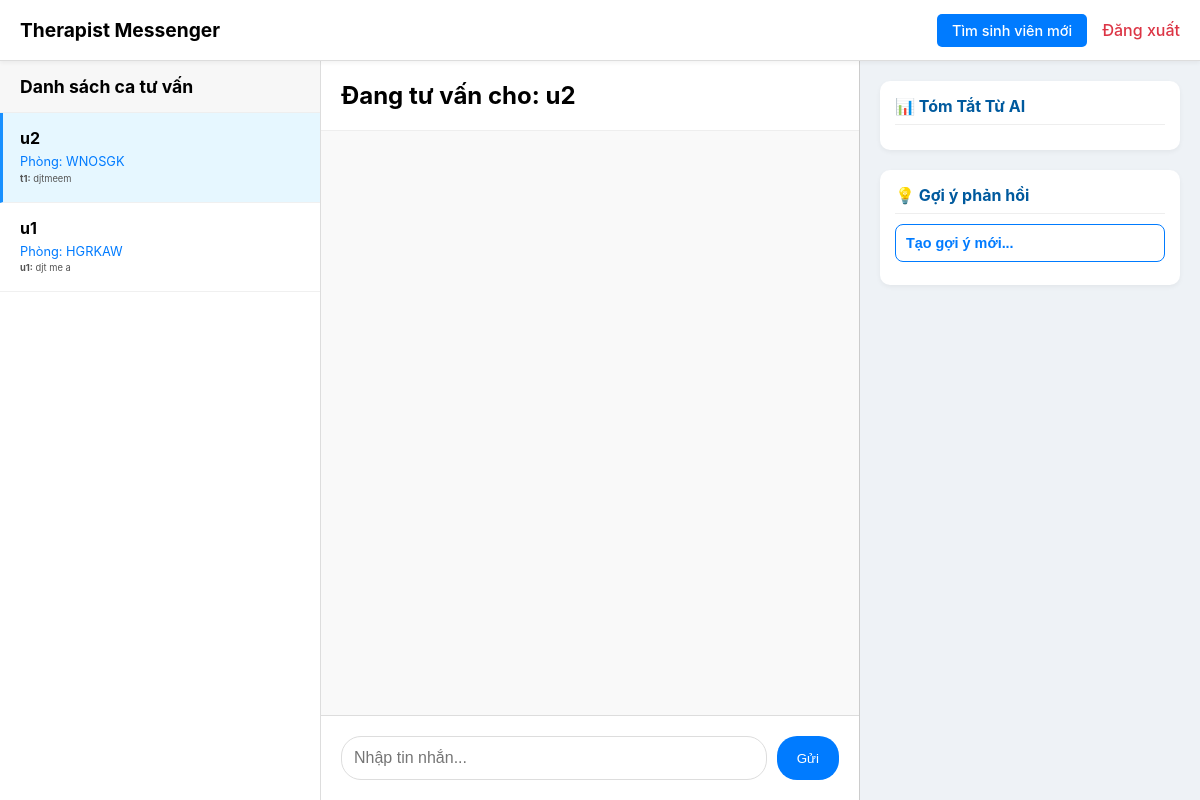
/therapist/messenger (signed in), run on an earlier commit of the app's database.
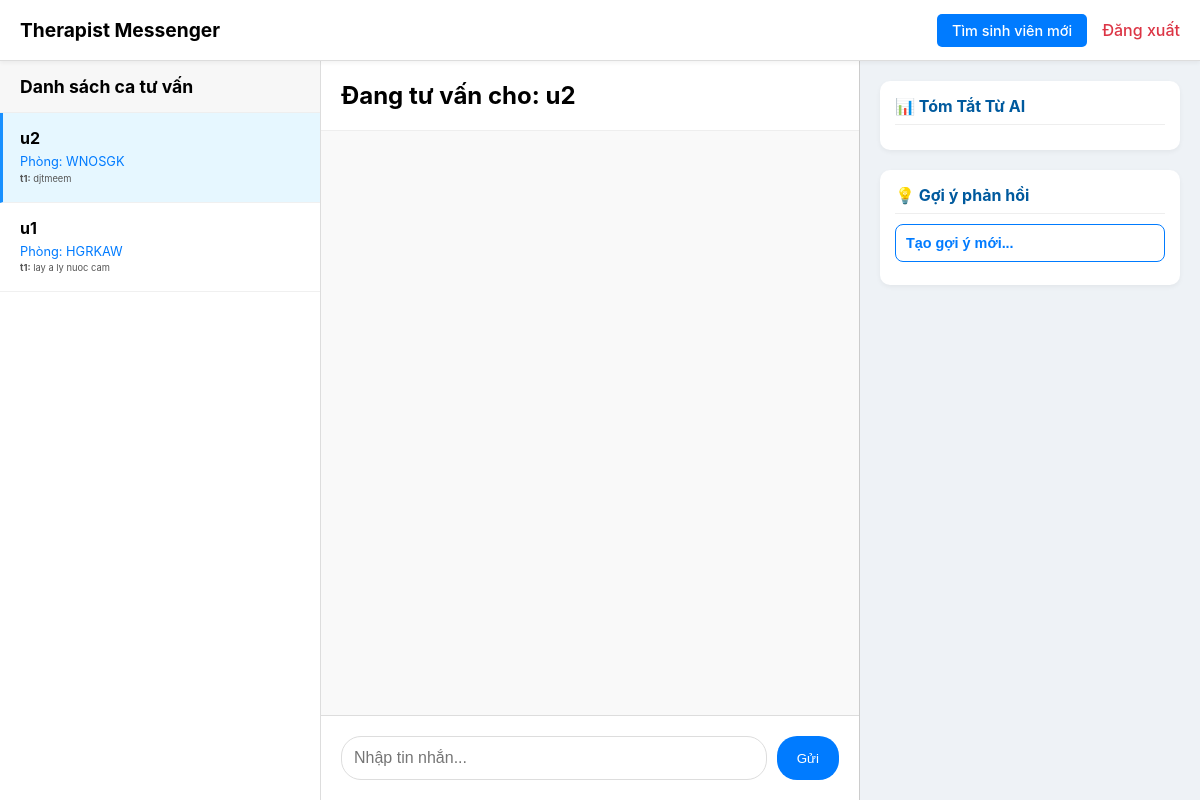
And on a later commit of the database.
### tables this page shows
CREATE TABLE chat_logs (
    id INTEGER PRIMARY KEY AUTOINCREMENT,
    room_code TEXT NOT NULL,
    username TEXT NOT NULL,
    message_text TEXT,
    timestamp TEXT NOT NULL
);

### main.py (the view)
@app.route('/therapist/messenger')
def therapist_messenger():
    if session.get('role') != 'therapist' or 'user_id' not in session:
        flash("Bạn không có quyền truy cập trang này!", "error")
        return redirect(url_for('home'))
    user_id = session['user_id']
    therapist_matches = get_all_matched_roomcodes_for_therapist(user_id)
    active_chat_rooms = []
    for match in therapist_matches:
        room_code = match["roomcode"]
        student_user_id = match["student_user_id"]
        load_room_data_from_sqlite(room_code)
        if room_code in rooms:
            student_data = get_user_data_by_id(student_user_id)
            messages = rooms[room_code]["messages"]
            last_message = messages[-1] if messages else None
            active_chat_rooms.append({
                "room_code": room_code,
                "student_name": student_data["username"] if student_data else f"Sinh viên {student_user_id}",
                "matched_at": match["matched_at"],
                "last_message": last_message,
                "ai_summary": get_ai_summary_for_student(student_user_id),
                "messages": messages, # Truyền lịch sử tin nhắn để JS load nhanh
            })
    initial_messages = []
    initial_summary = []
    if active_chat_rooms:
        session["room"] = active_chat_rooms[0]["room_code"]
        initial_messages = active_chat_rooms[0]["messages"]
        initial_summary = active_chat_rooms[0]["ai_summary"]
    else:
        session["room"] = None
    return render_template('therapist_dashboard.html',
                           active_chat_rooms_json=json.dumps(active_chat_rooms), # <--- SỬA DÒNG NÀY
                           initial_messages_json=json.dumps(initial_messages),
                           initial_summary_json=json.dumps(initial_summary),
                           name=session['username'],
                           user_role='therapist')

### globals.py (called while the page is built)
def from_json_filter(value):
    if value is None:
        return None
    return json.loads(value)

### main.py (called while the page is built)
def get_ai_summary_for_student(student_user_id):
    return [
        {"point": "Tình trạng chung: Lo lắng về thi cử."},
        {"point": "Cảm xúc: Buồn bã, tuyệt vọng."},
        {"point": "Điểm rủi ro: Cần được theo dõi sát sao."},
    ]

### matchmaking_repository.py (called while the page is built)
@contextmanager
def setup_cursor():
    conn = sqlite3.connect(db_path)
    conn.row_factory = sqlite3.Row
    cursor = conn.cursor()
    try:
        yield cursor
        conn.commit()
    finally:
        conn.close()

def get_all_matched_roomcodes_for_therapist(user_id):
    with setup_cursor() as cursor:
        cursor.execute(
            """
            SELECT roomcode, student_user_id, matched_at
            FROM matchmaking_results
            WHERE therapist_user_id = ?
            ORDER BY matched_at DESC
            """,
            (user_id,)
        )
        return cursor.fetchall()

### templates/therapist_dashboard.html (shortened to what this page needs)
<!DOCTYPE html>
<html lang="vi">
<head>
</head>
<body>
    <div class="header">
        <h1>Therapist Messenger</h1>
        <div class="header-actions">
            <a href="{{ url_for('chat_home') }}" class="chat-link">
                Tìm sinh viên mới
            </a>
            <a href="{{ url_for('logout') }}">Đăng xuất</a>
        </div>
    </div>
    <div class="container">
        <div class="patient-list">
            <div class="list-header">Danh sách ca tư vấn</div>
            <div class="list-content">
                {% set chat_rooms = active_chat_rooms_json | from_json %}
                {% if chat_rooms %}
                    {% for room_data in chat_rooms %}
                        <div
                           class="chat-room-item {% if loop.first %}active{% endif %}"
                           data-room-code="{{ room_data.room_code }}"
                           data-student-name="{{ room_data.student_name }}"
                           data-summary="{{ room_data.ai_summary | tojson | safe }}">
                            <h4>{{ room_data.student_name }}</h4>
                            <p style="font-size:0.8em; color:#007bff;">Phòng: {{ room_data.room_code }}</p>
                            <p style="font-size:0.7em;">
                                {% if room_data.last_message %}
                                    <small><strong>{{ room_data.last_message.name }}:</strong> {{ room_data.last_message.message[:30] }}{% if room_data.last_message.message|length > 30 %}...{% endif %}</small>
                                {% else %}
                                    <small>Mới: {{ room_data.matched_at }}</small>
                                {% endif %}
                            </p>
                        </div>
                    {% endfor %}
                {% else %}
                    <p style="padding: 20px; color: #888; text-align: center;">Chưa có ca tư vấn nào được ghi nhận.</p>
                {% endif %}
            </div>
        </div>
        <div class="workspace">
    <div class="chat-header" style="display: flex; justify-content: space-between; align-items: center;">
        <h2 id="active-room-title" style="margin: 0;">
            {% if chat_rooms %}
                Đang tư vấn cho: {{ chat_rooms[0].student_name }}
            {% else %}
                Chọn một cuộc tư vấn để bắt đầu
            {% endif %}
        </h2>
    </div>
            <div class="messages-container" id="messages-container">
                </div>
            <form class="input-area" id="chat-form">
                <input type="text" id="msg-input" placeholder="Nhập tin nhắn..." autocomplete="off">
                <button type="submit" class="send-btn">Gửi</button>
            </form>
        </div>
        <div class="right-panel">
            <div class="ai-card">
                <div class="ai-title">📊 Tóm Tắt Từ AI</div>
            </div>
            <div class="ai-card">
                <div class="ai-title">💡 Gợi ý phản hồi</div>
                <div id="ai-suggestions-area">
                    <button class="suggestion-btn" onclick="alert('Chức năng gọi API đang được phát triển!')"><strong>Tạo gợi ý mới...</strong></button>
                </div>
            </div>
        </div>
    </div>
</body>
</html>

What changed in the data, as far as the page shows it:
no longer on this page (row unchanged): chat_logs: student_name "u1", room_code "HGRKAW", last_message.name "u1", last_message "djt me a"
added chat_logs: student_name "u1", room_code "HGRKAW", last_message.name "t1", last_message "lay a ly nuoc cam"
